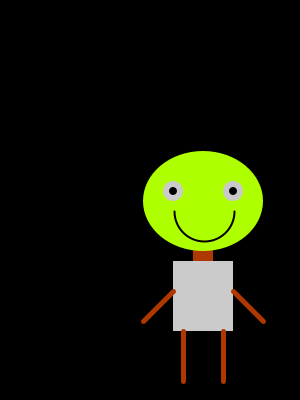
Frame 1 (no input)
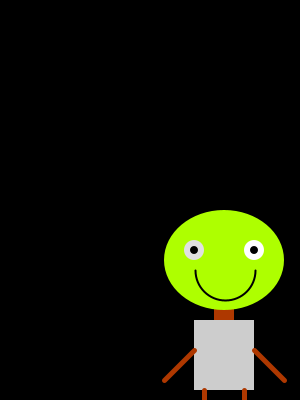
Frame 60 (the mouse pressed at the canvas centre just before this capture)
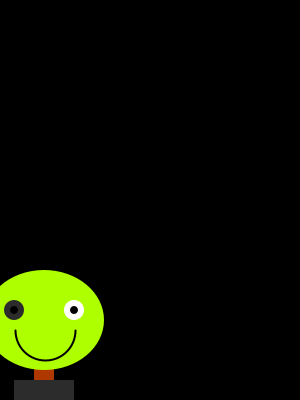
Frame 120 (the mouse held since frame 60 and released just before this capture)

The Processing sketch that drew these frames (run headless with seeded random() and noise(); from frame 60 on, the mouse is pressed at the canvas centre):

// Processing sketch: processing_42779
// ── processing_42779.pde

/*
 A creature bouncing off the edges of the screen.
Also get the eye colors to change depedning on screen 
position  by Stani
*/
 
float x=200;
float y=200;
float w=120;
float h=100;
float speedX=3;
float speedY=1;
//float gravity=0.1;
 
void setup() {
  size(300,400);
}
 
void draw(){
  background(0);
  noStroke();
   
  x=x+speedX;
  y=y+speedY;
   
  //speedX=speedX+1;
  //speedY=speedY+1;
 
  if((x>width) || (x<0)){
  speedX=speedX*-1;
  } 
   
  if((y>height) || (y<0)){
  speedY=speedY*-1;
  }
   
  //neck
  rectMode(CENTER);
  fill(174,56,0);
  rect(x,y+65,20,40);
   
  //draw head
  fill(174,255,0);
  ellipseMode(CENTER);
  ellipse(x,y,w,h);
   
  //eyes
  pushMatrix();
    //rotate(frameRate);
    translate(-30,-10);
    //rotate(frameRate);
    fill(constrain(x,0,255));
    ellipse(x,y,20,20);
    fill(0);
    ellipse(x,y,8,8);
    translate(60,0);
    fill(constrain(y,0,255));
    ellipse(x,y,20,20);
    fill(0);
    ellipse(x,y,8,8);
  popMatrix();
   
  stroke(0);
  strokeWeight(2);
  fill(255,0.0);
  arc(x+1,y+10,60,60,0,PI);
   
  //draw body
  noStroke();
  fill(constrain(x,0,205));
  rect(x,y+95,60,70);
   
  //legs
  stroke(174,56,0);
  strokeWeight(5);
  line(x-20,y+130,x-20,y+180);
  line(x+20,y+130,x+20,y+180);
   
  //hands
  line(x-30,y+90,x-60,y+120);
  line(x+30,y+90,x+60,y+120);
     
}
